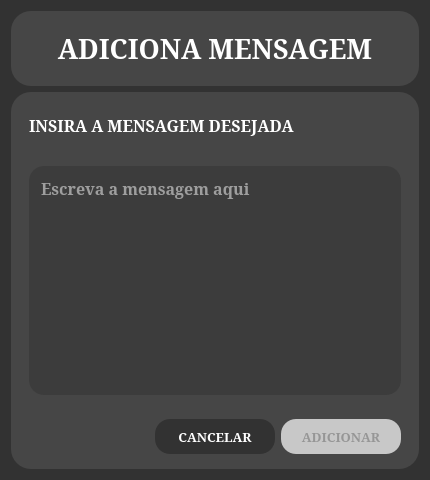
<?xml version="1.0" encoding="UTF-8"?>
<ui version="4.0">
 <class>Adiciona_Acao</class>
 <widget class="QWidget" name="Adiciona_Acao">
  <property name="geometry">
   <rect>
    <x>0</x>
    <y>0</y>
    <width>430</width>
    <height>480</height>
   </rect>
  </property>
  <property name="sizePolicy">
   <sizepolicy hsizetype="Fixed" vsizetype="Fixed">
    <horstretch>0</horstretch>
    <verstretch>0</verstretch>
   </sizepolicy>
  </property>
  <property name="minimumSize">
   <size>
    <width>430</width>
    <height>480</height>
   </size>
  </property>
  <property name="maximumSize">
   <size>
    <width>430</width>
    <height>480</height>
   </size>
  </property>
  <property name="windowTitle">
   <string>Adiciona Mensagem</string>
  </property>
  <property name="styleSheet">
   <string notr="true">QWidget{
background-color: rgb(50,50,50);
}</string>
  </property>
  <layout class="QVBoxLayout" name="verticalLayout">
   <item>
    <widget class="QFrame" name="frame">
     <property name="minimumSize">
      <size>
       <width>0</width>
       <height>75</height>
      </size>
     </property>
     <property name="maximumSize">
      <size>
       <width>16777215</width>
       <height>75</height>
      </size>
     </property>
     <property name="styleSheet">
      <string notr="true">QFrame {
background-color: rgb(70,70,70);
border-radius: 20px;
}</string>
     </property>
     <property name="frameShape">
      <enum>QFrame::StyledPanel</enum>
     </property>
     <property name="frameShadow">
      <enum>QFrame::Raised</enum>
     </property>
     <layout class="QHBoxLayout" name="horizontalLayout">
      <item>
       <widget class="QLabel" name="label">
        <property name="font">
         <font>
          <family>Garamond</family>
          <pointsize>20</pointsize>
          <bold>true</bold>
         </font>
        </property>
        <property name="text">
         <string>&lt;html&gt;&lt;head/&gt;&lt;body&gt;&lt;p&gt;&lt;span style=&quot; color:#ffffff;&quot;&gt;ADICIONA MENSAGEM&lt;/span&gt;&lt;/p&gt;&lt;/body&gt;&lt;/html&gt;</string>
        </property>
        <property name="alignment">
         <set>Qt::AlignCenter</set>
        </property>
       </widget>
      </item>
     </layout>
    </widget>
   </item>
   <item>
    <widget class="QFrame" name="frame_2">
     <property name="styleSheet">
      <string notr="true">QFrame {
background-color: rgb(70,70,70);
border-radius: 20px;
}</string>
     </property>
     <property name="frameShape">
      <enum>QFrame::StyledPanel</enum>
     </property>
     <property name="frameShadow">
      <enum>QFrame::Raised</enum>
     </property>
     <layout class="QVBoxLayout" name="verticalLayout_2">
      <item>
       <widget class="QFrame" name="frame_3">
        <property name="minimumSize">
         <size>
          <width>0</width>
          <height>50</height>
         </size>
        </property>
        <property name="maximumSize">
         <size>
          <width>16777215</width>
          <height>50</height>
         </size>
        </property>
        <property name="frameShape">
         <enum>QFrame::StyledPanel</enum>
        </property>
        <property name="frameShadow">
         <enum>QFrame::Raised</enum>
        </property>
        <layout class="QHBoxLayout" name="horizontalLayout_2">
         <item>
          <widget class="QLabel" name="label_2">
           <property name="font">
            <font>
             <family>Garamond</family>
             <pointsize>12</pointsize>
             <bold>true</bold>
            </font>
           </property>
           <property name="text">
            <string>&lt;html&gt;&lt;head/&gt;&lt;body&gt;&lt;p&gt;&lt;span style=&quot; color:#ffffff;&quot;&gt;INSIRA A MENSAGEM DESEJADA&lt;/span&gt;&lt;/p&gt;&lt;/body&gt;&lt;/html&gt;</string>
           </property>
          </widget>
         </item>
        </layout>
       </widget>
      </item>
      <item>
       <widget class="QFrame" name="frame_4">
        <property name="frameShape">
         <enum>QFrame::StyledPanel</enum>
        </property>
        <property name="frameShadow">
         <enum>QFrame::Raised</enum>
        </property>
        <layout class="QVBoxLayout" name="verticalLayout_3">
         <item>
          <widget class="QLineEdit" name="mensagem">
           <property name="sizePolicy">
            <sizepolicy hsizetype="Expanding" vsizetype="Expanding">
             <horstretch>0</horstretch>
             <verstretch>0</verstretch>
            </sizepolicy>
           </property>
           <property name="minimumSize">
            <size>
             <width>0</width>
             <height>50</height>
            </size>
           </property>
           <property name="font">
            <font>
             <family>Garamond</family>
             <pointsize>12</pointsize>
             <bold>true</bold>
            </font>
           </property>
           <property name="styleSheet">
            <string notr="true">background-color: rgb(60,60,60);
color: rgb(255,255,255);
border-radius: 15px;
padding: 10px</string>
           </property>
           <property name="alignment">
            <set>Qt::AlignLeading|Qt::AlignLeft|Qt::AlignTop</set>
           </property>
           <property name="placeholderText">
            <string>Escreva a mensagem aqui</string>
           </property>
           <property name="clearButtonEnabled">
            <bool>false</bool>
           </property>
          </widget>
         </item>
        </layout>
       </widget>
      </item>
      <item>
       <widget class="QFrame" name="frame_5">
        <property name="minimumSize">
         <size>
          <width>0</width>
          <height>50</height>
         </size>
        </property>
        <property name="maximumSize">
         <size>
          <width>16777215</width>
          <height>50</height>
         </size>
        </property>
        <property name="frameShape">
         <enum>QFrame::StyledPanel</enum>
        </property>
        <property name="frameShadow">
         <enum>QFrame::Raised</enum>
        </property>
        <layout class="QHBoxLayout" name="horizontalLayout_3">
         <item>
          <spacer name="horizontalSpacer_6">
           <property name="orientation">
            <enum>Qt::Horizontal</enum>
           </property>
           <property name="sizeHint" stdset="0">
            <size>
             <width>121</width>
             <height>20</height>
            </size>
           </property>
          </spacer>
         </item>
         <item>
          <widget class="QPushButton" name="botao_cancelar">
           <property name="enabled">
            <bool>true</bool>
           </property>
           <property name="minimumSize">
            <size>
             <width>120</width>
             <height>35</height>
            </size>
           </property>
           <property name="font">
            <font>
             <family>Garamond</family>
             <pointsize>10</pointsize>
             <bold>true</bold>
            </font>
           </property>
           <property name="styleSheet">
            <string notr="true">QPushButton{
background-color: rgb(50,50,50);
color: rgb(255,255,255);
border-radius: 15px;
}

QPushButton::hover{
background-color: rgb(90,90,90);
border-radius:15px;
}

QPushButton:disabled{
background-color: rgb(200,200,200);
color: rgb(150,150,150);
}
</string>
           </property>
           <property name="text">
            <string>CANCELAR</string>
           </property>
           <property name="checkable">
            <bool>false</bool>
           </property>
          </widget>
         </item>
         <item>
          <widget class="QPushButton" name="botao_adicionar">
           <property name="enabled">
            <bool>false</bool>
           </property>
           <property name="minimumSize">
            <size>
             <width>120</width>
             <height>35</height>
            </size>
           </property>
           <property name="font">
            <font>
             <family>Garamond</family>
             <pointsize>10</pointsize>
             <bold>true</bold>
            </font>
           </property>
           <property name="styleSheet">
            <string notr="true">QPushButton{
background-color: rgb(50,50,50);
color: rgb(255,255,255);
border-radius: 15px;
}

QPushButton::hover{
background-color: rgb(90,90,90);
border-radius:15px;
}

QPushButton:disabled{
background-color: rgb(200,200,200);
color: rgb(150,150,150);
}
</string>
           </property>
           <property name="text">
            <string>ADICIONAR</string>
           </property>
           <property name="checkable">
            <bool>false</bool>
           </property>
          </widget>
         </item>
        </layout>
       </widget>
      </item>
     </layout>
    </widget>
   </item>
  </layout>
 </widget>
 <resources/>
 <connections/>
</ui>
